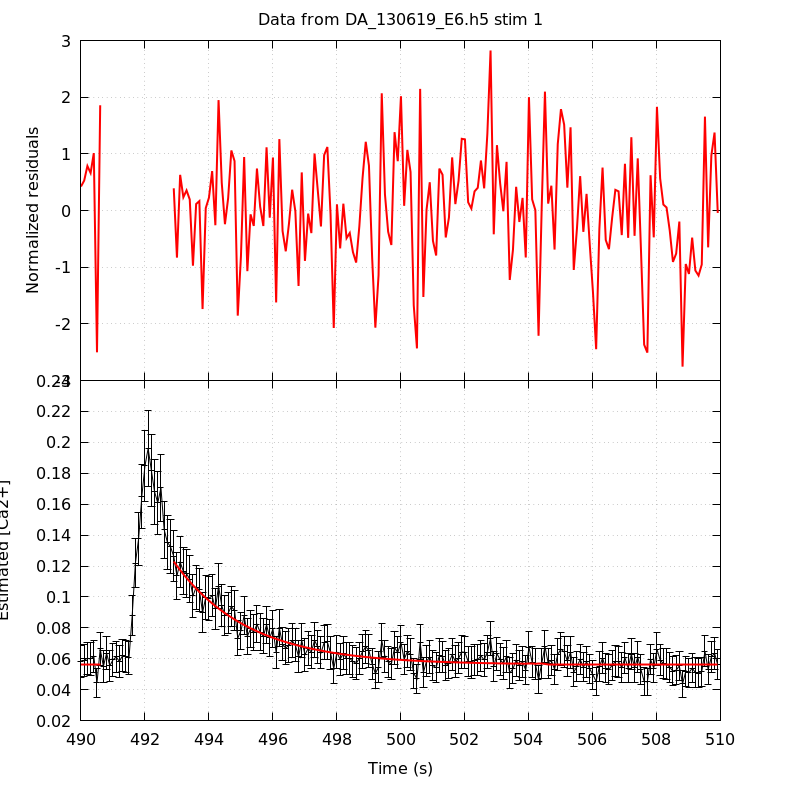

This figure's gnuplot source:
unset key
set grid
set multiplot title 'Data from DA_130619_E6.h5 stim 1' noenhanced layout 2,1 margins 0.1,0.9,0.1,0.95 spacing 0,0
set ylabel 'Normalized residuals'
set xtics format ''
plot 'DA_130619_E6_aba_RatioFit_s1' using 1:4 with lines linecolor rgb 'red' linewidth 2
set format x '%g'
set xlabel 'Time (s)'
set ylabel 'Estimated [Ca2+]'
plot 'DA_130619_E6_aba_CaRatio_s1' using 1:2:($3*1.96) with yerrorlines \
     linecolor rgb 'black' linewidth 1,                \
     'DA_130619_E6_aba_RatioFit_s1' using 1:3 with lines linecolor rgb 'red'\
     linewidth 2
unset multiplot
